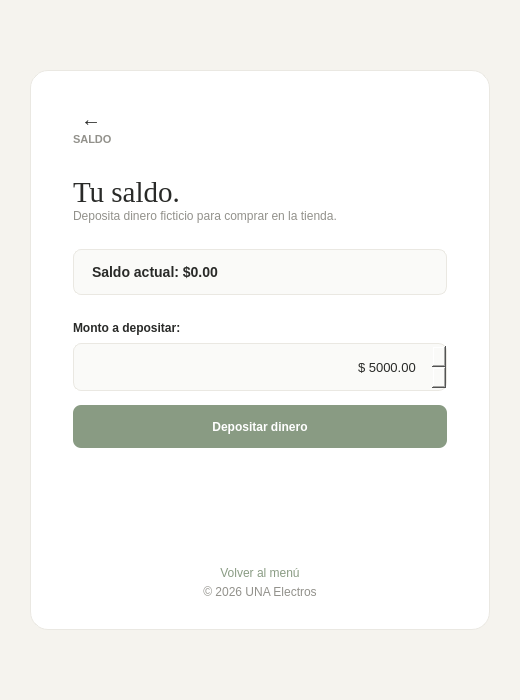
<?xml version="1.0" encoding="UTF-8"?>
<ui version="4.0">
 <class>saldoClass</class>
 <widget class="QWidget" name="saldoClass">
  <property name="geometry">
   <rect>
    <x>0</x>
    <y>0</y>
    <width>520</width>
    <height>700</height>
   </rect>
  </property>
  <property name="minimumSize">
   <size>
    <width>480</width>
    <height>620</height>
   </size>
  </property>
  <property name="windowTitle">
   <string>Tu saldo</string>
  </property>
  <property name="styleSheet">
   <string notr="true">#saldoClass {
	background-color: #F5F3EE;
}
#softCard {
	background-color: #FFFFFF;
	border: 1px solid #EAE8E2;
	border-radius: 18px;
}
QLabel#eyebrow {
	color: #92918B;
	font-family: &quot;Segoe UI&quot;;
	font-size: 11px;
	font-weight: 600;
}
QLabel#title {
	color: #292A28;
	font-family: Georgia;
	font-size: 29px;
}
QLabel#subtitle, QLabel#copyright {
	color: #92918B;
	font-family: &quot;Segoe UI&quot;;
	font-size: 12px;
}
QLabel#lblSaldoActual {
	color: #292A28;
	background: #FAFAF8;
	border: 1px solid #EAE8E2;
	border-radius: 8px;
	padding: 14px;
	font-size: 14px;
	font-weight: 600;
}
QLabel#etiquetaFormulario {
	color: #292A28;
	font-family: &quot;Segoe UI&quot;;
	font-size: 12px;
	font-weight: 600;
}
QDoubleSpinBox#spnMonto {
	background: #FAFAF8;
	color: #292A28;
	border: 1px solid #EAE8E2;
	border-radius: 8px;
	padding: 8px 12px;
	font-size: 13px;
	min-height: 30px;
}
QDoubleSpinBox#spnMonto:focus {
	border: 1px solid #899B83;
}
QLabel#lblMensaje {
	color: #A9503F;
	font-family: &quot;Segoe UI&quot;;
	font-size: 12px;
}
QPushButton#btnDepositar {
	background: #899B83;
	color: #FFFFFF;
	border: none;
	border-radius: 8px;
	min-height: 43px;
	font-weight: 600;
}
QPushButton#btnDepositar:hover {
	background: #788B72;
}
QPushButton#btnRegresar {
	background: transparent;
	border: none;
	color: #899B83;
	padding: 5px;
}
QPushButton#btnRegresar:hover {
	color: #788B72;
}
QPushButton#btnFlecha {
	background: transparent;
	border: none;
	color: #292A28;
	font-family: &quot;Segoe UI&quot;;
	font-size: 20px;
	font-weight: 600;
	padding: 2px 8px;
	border-radius: 8px;
}
QPushButton#btnFlecha:hover {
	background: #EAE8E2;
}
</string>
  </property>
  <layout class="QVBoxLayout" name="layoutExterior">
   <property name="leftMargin">
    <number>24</number>
   </property>
   <property name="topMargin">
    <number>24</number>
   </property>
   <property name="rightMargin">
    <number>24</number>
   </property>
   <property name="bottomMargin">
    <number>24</number>
   </property>
   <item>
    <spacer name="spacerSuperior">
     <property name="orientation">
      <enum>Qt::Orientation::Vertical</enum>
     </property>
     <property name="sizeHint" stdset="0">
      <size>
       <width>20</width>
       <height>40</height>
      </size>
     </property>
    </spacer>
   </item>
   <item>
    <layout class="QHBoxLayout" name="filaTarjeta">
     <item>
      <spacer name="spacerIzquierdo">
       <property name="orientation">
        <enum>Qt::Orientation::Horizontal</enum>
       </property>
       <property name="sizeHint" stdset="0">
        <size>
         <width>40</width>
         <height>20</height>
        </size>
       </property>
      </spacer>
     </item>
     <item>
      <widget class="QFrame" name="softCard">
       <property name="minimumSize">
        <size>
         <width>460</width>
         <height>560</height>
        </size>
       </property>
       <property name="maximumSize">
        <size>
         <width>520</width>
         <height>620</height>
        </size>
       </property>
       <property name="frameShape">
        <enum>QFrame::Shape::NoFrame</enum>
       </property>
       <layout class="QVBoxLayout" name="contenido">
        <property name="spacing">
         <number>0</number>
        </property>
        <property name="leftMargin">
         <number>42</number>
        </property>
        <property name="topMargin">
         <number>34</number>
        </property>
        <property name="rightMargin">
         <number>42</number>
        </property>
        <property name="bottomMargin">
         <number>30</number>
        </property>
        <item>
         <layout class="QHBoxLayout" name="layoutFlecha">
          <item>
           <widget class="QPushButton" name="btnFlecha">
            <property name="text">
             <string>←</string>
            </property>
           </widget>
          </item>
          <item>
           <spacer name="spacerFlecha">
            <property name="orientation">
             <enum>Qt::Orientation::Horizontal</enum>
            </property>
            <property name="sizeHint" stdset="0">
             <size>
              <width>40</width>
              <height>20</height>
             </size>
            </property>
           </spacer>
          </item>
         </layout>
        </item>
        <item>
         <widget class="QLabel" name="eyebrow">
          <property name="text">
           <string>SALDO</string>
          </property>
         </widget>
        </item>
        <item>
         <spacer name="spacerEyebrow">
          <property name="orientation">
           <enum>Qt::Orientation::Vertical</enum>
          </property>
          <property name="sizeType">
           <enum>QSizePolicy::Policy::Fixed</enum>
          </property>
          <property name="sizeHint" stdset="0">
           <size>
            <width>20</width>
            <height>30</height>
           </size>
          </property>
         </spacer>
        </item>
        <item>
         <widget class="QLabel" name="title">
          <property name="text">
           <string>Tu saldo.</string>
          </property>
         </widget>
        </item>
        <item>
         <widget class="QLabel" name="subtitle">
          <property name="text">
           <string>Deposita dinero ficticio para comprar en la tienda.</string>
          </property>
         </widget>
        </item>
        <item>
         <spacer name="spacerSubtitulo">
          <property name="orientation">
           <enum>Qt::Orientation::Vertical</enum>
          </property>
          <property name="sizeType">
           <enum>QSizePolicy::Policy::Fixed</enum>
          </property>
          <property name="sizeHint" stdset="0">
           <size>
            <width>20</width>
            <height>26</height>
           </size>
          </property>
         </spacer>
        </item>
        <item>
         <widget class="QLabel" name="lblSaldoActual">
          <property name="text">
           <string>Saldo actual: $0.00</string>
          </property>
         </widget>
        </item>
        <item>
         <spacer name="spacerSaldo">
          <property name="orientation">
           <enum>Qt::Orientation::Vertical</enum>
          </property>
          <property name="sizeType">
           <enum>QSizePolicy::Policy::Fixed</enum>
          </property>
          <property name="sizeHint" stdset="0">
           <size>
            <width>20</width>
            <height>26</height>
           </size>
          </property>
         </spacer>
        </item>
        <item>
         <widget class="QLabel" name="etiquetaFormulario">
          <property name="text">
           <string>Monto a depositar:</string>
          </property>
         </widget>
        </item>
        <item>
         <spacer name="spacerEtiqueta">
          <property name="orientation">
           <enum>Qt::Orientation::Vertical</enum>
          </property>
          <property name="sizeType">
           <enum>QSizePolicy::Policy::Fixed</enum>
          </property>
          <property name="sizeHint" stdset="0">
           <size>
            <width>20</width>
            <height>8</height>
           </size>
          </property>
         </spacer>
        </item>
        <item>
         <widget class="QDoubleSpinBox" name="spnMonto">
          <property name="prefix">
           <string>$ </string>
          </property>
          <property name="decimals">
           <number>2</number>
          </property>
          <property name="maximum">
           <double>999999999.989999952316284</double>
          </property>
          <property name="singleStep">
           <double>1000.000000000000000</double>
          </property>
          <property name="value">
           <double>5000.000000000000000</double>
          </property>
          <property name="alignment">
           <set>Qt::AlignmentFlag::AlignRight|Qt::AlignmentFlag::AlignTrailing|Qt::AlignmentFlag::AlignVCenter</set>
          </property>
         </widget>
        </item>
        <item>
         <spacer name="spacerMonto">
          <property name="orientation">
           <enum>Qt::Orientation::Vertical</enum>
          </property>
          <property name="sizeType">
           <enum>QSizePolicy::Policy::Fixed</enum>
          </property>
          <property name="sizeHint" stdset="0">
           <size>
            <width>20</width>
            <height>14</height>
           </size>
          </property>
         </spacer>
        </item>
        <item>
         <widget class="QPushButton" name="btnDepositar">
          <property name="text">
           <string>Depositar dinero</string>
          </property>
         </widget>
        </item>
        <item>
         <spacer name="spacerMensaje">
          <property name="orientation">
           <enum>Qt::Orientation::Vertical</enum>
          </property>
          <property name="sizeType">
           <enum>QSizePolicy::Policy::Fixed</enum>
          </property>
          <property name="sizeHint" stdset="0">
           <size>
            <width>20</width>
            <height>14</height>
           </size>
          </property>
         </spacer>
        </item>
        <item>
         <widget class="QLabel" name="lblMensaje">
          <property name="text">
           <string/>
          </property>
          <property name="wordWrap">
           <bool>true</bool>
          </property>
         </widget>
        </item>
        <item>
         <spacer name="spacerInferior">
          <property name="orientation">
           <enum>Qt::Orientation::Vertical</enum>
          </property>
          <property name="sizeHint" stdset="0">
           <size>
            <width>20</width>
            <height>40</height>
           </size>
          </property>
         </spacer>
        </item>
        <item>
         <widget class="QPushButton" name="btnRegresar">
          <property name="text">
           <string>Volver al menú</string>
          </property>
         </widget>
        </item>
        <item>
         <widget class="QLabel" name="copyright">
          <property name="text">
           <string>© 2026 UNA Electros</string>
          </property>
          <property name="alignment">
           <set>Qt::AlignmentFlag::AlignCenter</set>
          </property>
         </widget>
        </item>
       </layout>
      </widget>
     </item>
     <item>
      <spacer name="spacerDerecho">
       <property name="orientation">
        <enum>Qt::Orientation::Horizontal</enum>
       </property>
       <property name="sizeHint" stdset="0">
        <size>
         <width>40</width>
         <height>20</height>
        </size>
       </property>
      </spacer>
     </item>
    </layout>
   </item>
   <item>
    <spacer name="spacerInferiorExterior">
     <property name="orientation">
      <enum>Qt::Orientation::Vertical</enum>
     </property>
     <property name="sizeHint" stdset="0">
      <size>
       <width>20</width>
       <height>40</height>
      </size>
     </property>
    </spacer>
   </item>
  </layout>
 </widget>
 <resources/>
 <connections/>
</ui>
